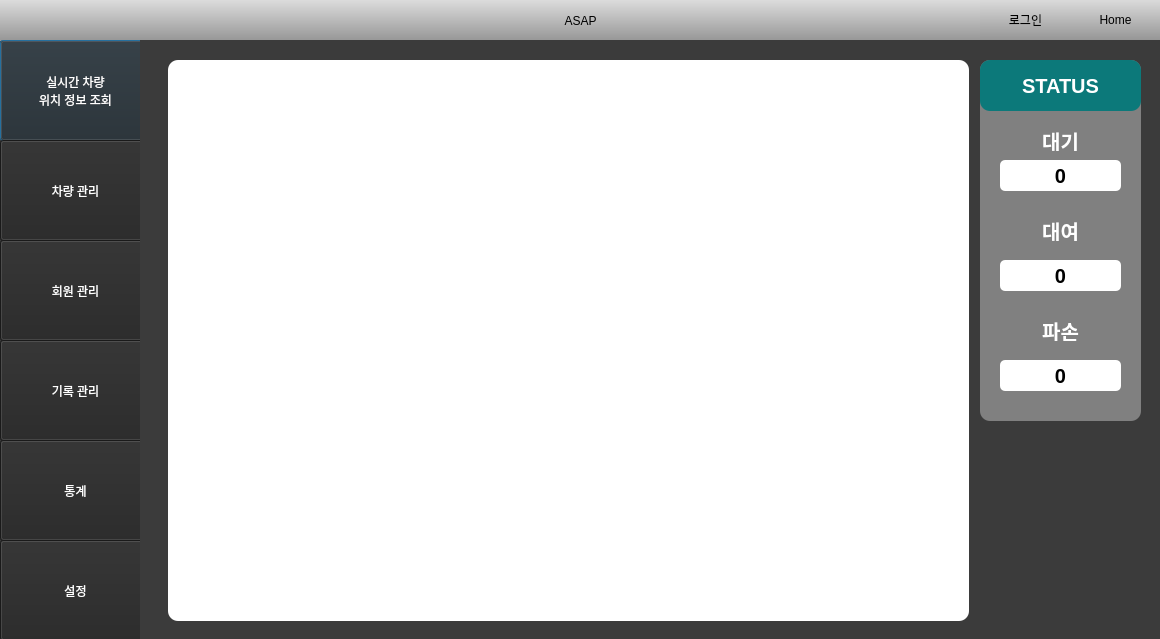
<?xml version="1.0" encoding="UTF-8"?>
<ui version="4.0">
 <class>car_select_info_type3</class>
 <widget class="QDialog" name="car_select_info_type3">
  <property name="geometry">
   <rect>
    <x>0</x>
    <y>0</y>
    <width>1160</width>
    <height>639</height>
   </rect>
  </property>
  <property name="windowTitle">
   <string>Dialog</string>
  </property>
  <widget class="QLabel" name="Background">
   <property name="geometry">
    <rect>
     <x>0</x>
     <y>0</y>
     <width>1161</width>
     <height>641</height>
    </rect>
   </property>
   <property name="styleSheet">
    <string notr="true">background-color: rgb(59, 59, 59);</string>
   </property>
   <property name="text">
    <string/>
   </property>
  </widget>
  <widget class="QPushButton" name="RT_loc_info">
   <property name="geometry">
    <rect>
     <x>0</x>
     <y>40</y>
     <width>151</width>
     <height>101</height>
    </rect>
   </property>
   <property name="styleSheet">
    <string notr="true">background-color: rgb(37, 37, 37);
color: rgb(255, 255, 255);
font: bold 14pt &quot;Ubuntu&quot;;</string>
   </property>
   <property name="text">
    <string>실시간 차량
위치 정보 조회</string>
   </property>
  </widget>
  <widget class="QPushButton" name="Manage_car">
   <property name="geometry">
    <rect>
     <x>0</x>
     <y>140</y>
     <width>151</width>
     <height>101</height>
    </rect>
   </property>
   <property name="styleSheet">
    <string notr="true">background-color: rgb(37, 37, 37);
color: rgb(255, 255, 255);
font: bold 14pt &quot;Ubuntu&quot;;</string>
   </property>
   <property name="text">
    <string>차량 관리</string>
   </property>
  </widget>
  <widget class="QPushButton" name="Manage_member">
   <property name="geometry">
    <rect>
     <x>0</x>
     <y>240</y>
     <width>151</width>
     <height>101</height>
    </rect>
   </property>
   <property name="styleSheet">
    <string notr="true">background-color: rgb(37, 37, 37);
color: rgb(255, 255, 255);
font: bold 14pt &quot;Ubuntu&quot;;</string>
   </property>
   <property name="text">
    <string>회원 관리</string>
   </property>
  </widget>
  <widget class="QPushButton" name="Manage_Log">
   <property name="geometry">
    <rect>
     <x>0</x>
     <y>340</y>
     <width>151</width>
     <height>101</height>
    </rect>
   </property>
   <property name="styleSheet">
    <string notr="true">background-color: rgb(37, 37, 37);
color: rgb(255, 255, 255);
font: bold 14pt &quot;Ubuntu&quot;;</string>
   </property>
   <property name="text">
    <string>기록 관리</string>
   </property>
  </widget>
  <widget class="QPushButton" name="Static">
   <property name="geometry">
    <rect>
     <x>0</x>
     <y>440</y>
     <width>151</width>
     <height>101</height>
    </rect>
   </property>
   <property name="styleSheet">
    <string notr="true">background-color: rgb(37, 37, 37);
color: rgb(255, 255, 255);
font: bold 14pt &quot;Ubuntu&quot;;</string>
   </property>
   <property name="text">
    <string>통계</string>
   </property>
  </widget>
  <widget class="QPushButton" name="Setting">
   <property name="geometry">
    <rect>
     <x>0</x>
     <y>540</y>
     <width>151</width>
     <height>101</height>
    </rect>
   </property>
   <property name="styleSheet">
    <string notr="true">background-color: rgb(37, 37, 37);
color: rgb(255, 255, 255);
font: bold 14pt &quot;Ubuntu&quot;;</string>
   </property>
   <property name="text">
    <string>설정</string>
   </property>
  </widget>
  <widget class="QLabel" name="label">
   <property name="geometry">
    <rect>
     <x>0</x>
     <y>0</y>
     <width>1161</width>
     <height>41</height>
    </rect>
   </property>
   <property name="styleSheet">
    <string notr="true">background-color: qlineargradient(spread:pad, x1:0, y1:1, x2:0, y2:0, stop:0 rgba(150, 150, 150, 255), stop:1 rgba(220, 220, 220, 255));
font: Bold 14pt &quot;Ubuntu&quot;;</string>
   </property>
   <property name="text">
    <string>ASAP</string>
   </property>
   <property name="alignment">
    <set>Qt::AlignCenter</set>
   </property>
  </widget>
  <widget class="QLabel" name="init_logo">
   <property name="geometry">
    <rect>
     <x>120</x>
     <y>40</y>
     <width>1041</width>
     <height>601</height>
    </rect>
   </property>
   <property name="text">
    <string/>
   </property>
   <property name="pixmap">
    <pixmap>../../../../../../../../../../../../.designer/backup/Image/ASAP_LOGO_long.jpg</pixmap>
   </property>
   <property name="scaledContents">
    <bool>true</bool>
   </property>
  </widget>
  <widget class="QLineEdit" name="login_inid">
   <property name="geometry">
    <rect>
     <x>560</x>
     <y>290</y>
     <width>181</width>
     <height>31</height>
    </rect>
   </property>
  </widget>
  <widget class="QLineEdit" name="login_inpw">
   <property name="geometry">
    <rect>
     <x>560</x>
     <y>330</y>
     <width>181</width>
     <height>31</height>
    </rect>
   </property>
   <property name="text">
    <string/>
   </property>
  </widget>
  <widget class="QPushButton" name="login_enter">
   <property name="geometry">
    <rect>
     <x>750</x>
     <y>290</y>
     <width>71</width>
     <height>71</height>
    </rect>
   </property>
   <property name="styleSheet">
    <string notr="true">background-color: rgb(154, 153, 150);</string>
   </property>
   <property name="text">
    <string>Enter</string>
   </property>
  </widget>
  <widget class="QLabel" name="login_bg">
   <property name="geometry">
    <rect>
     <x>150</x>
     <y>40</y>
     <width>1011</width>
     <height>601</height>
    </rect>
   </property>
   <property name="styleSheet">
    <string notr="true">background-color: rgb(59, 59, 59);</string>
   </property>
   <property name="text">
    <string/>
   </property>
  </widget>
  <widget class="QLabel" name="login_id">
   <property name="geometry">
    <rect>
     <x>456</x>
     <y>286</y>
     <width>91</width>
     <height>41</height>
    </rect>
   </property>
   <property name="styleSheet">
    <string notr="true">font: Bold 14pt &quot;Ubuntu&quot;;
color: rgb(255, 255, 255);</string>
   </property>
   <property name="text">
    <string>아이디</string>
   </property>
   <property name="alignment">
    <set>Qt::AlignRight|Qt::AlignTrailing|Qt::AlignVCenter</set>
   </property>
  </widget>
  <widget class="QLabel" name="login_pw">
   <property name="geometry">
    <rect>
     <x>456</x>
     <y>320</y>
     <width>91</width>
     <height>41</height>
    </rect>
   </property>
   <property name="styleSheet">
    <string notr="true">font: Bold 14pt &quot;Ubuntu&quot;;
color: rgb(255, 255, 255);</string>
   </property>
   <property name="text">
    <string>비밀번호</string>
   </property>
   <property name="alignment">
    <set>Qt::AlignRight|Qt::AlignTrailing|Qt::AlignVCenter</set>
   </property>
  </widget>
  <widget class="QPushButton" name="btn_home">
   <property name="geometry">
    <rect>
     <x>1070</x>
     <y>-1</y>
     <width>91</width>
     <height>41</height>
    </rect>
   </property>
   <property name="styleSheet">
    <string notr="true">background-color: qlineargradient(spread:pad, x1:0, y1:1, x2:0, y2:0, stop:0 rgba(150, 150, 150, 255), stop:1 rgba(220, 220, 220, 255));
font: 13pt &quot;Ubuntu&quot;;
 border : 0px solid </string>
   </property>
   <property name="text">
    <string>Home</string>
   </property>
  </widget>
  <widget class="QPushButton" name="init_login">
   <property name="geometry">
    <rect>
     <x>980</x>
     <y>-1</y>
     <width>91</width>
     <height>41</height>
    </rect>
   </property>
   <property name="styleSheet">
    <string notr="true">background-color: qlineargradient(spread:pad, x1:0, y1:1, x2:0, y2:0, stop:0 rgba(150, 150, 150, 255), stop:1 rgba(220, 220, 220, 255));
font: 13pt &quot;Ubuntu&quot;;
 border : 0px solid </string>
   </property>
   <property name="text">
    <string>로그인</string>
   </property>
  </widget>
  <widget class="QPushButton" name="init_logout">
   <property name="geometry">
    <rect>
     <x>980</x>
     <y>-1</y>
     <width>91</width>
     <height>41</height>
    </rect>
   </property>
   <property name="styleSheet">
    <string notr="true">background-color: qlineargradient(spread:pad, x1:0, y1:1, x2:0, y2:0, stop:0 rgba(150, 150, 150, 255), stop:1 rgba(220, 220, 220, 255));
font: 13pt &quot;Ubuntu&quot;;
 border : 0px solid </string>
   </property>
   <property name="text">
    <string>로그아웃</string>
   </property>
  </widget>
  <widget class="QLineEdit" name="car_searchbar_bg">
   <property name="geometry">
    <rect>
     <x>280</x>
     <y>70</y>
     <width>231</width>
     <height>41</height>
    </rect>
   </property>
   <property name="cursor">
    <cursorShape>ArrowCursor</cursorShape>
   </property>
   <property name="styleSheet">
    <string notr="true">border-radius: 5px;
border: 1px solid black;
font-size: 13px;</string>
   </property>
   <property name="text">
    <string/>
   </property>
   <property name="readOnly">
    <bool>true</bool>
   </property>
  </widget>
  <widget class="QLabel" name="car_bg">
   <property name="geometry">
    <rect>
     <x>150</x>
     <y>40</y>
     <width>1011</width>
     <height>601</height>
    </rect>
   </property>
   <property name="styleSheet">
    <string notr="true">background-color: rgb(59, 59, 59);</string>
   </property>
   <property name="text">
    <string/>
   </property>
   <property name="alignment">
    <set>Qt::AlignCenter</set>
   </property>
  </widget>
  <widget class="QScrollArea" name="car_widget">
   <property name="geometry">
    <rect>
     <x>180</x>
     <y>140</y>
     <width>951</width>
     <height>481</height>
    </rect>
   </property>
   <property name="widgetResizable">
    <bool>true</bool>
   </property>
   <widget class="QWidget" name="scrollAreaWidgetContents">
    <property name="geometry">
     <rect>
      <x>0</x>
      <y>0</y>
      <width>949</width>
      <height>479</height>
     </rect>
    </property>
    <layout class="QGridLayout" name="gridLayout_4">
     <item row="0" column="0">
      <layout class="QGridLayout" name="car_scrollArea">
       <property name="leftMargin">
        <number>2</number>
       </property>
       <item row="0" column="0">
        <widget class="QWidget" name="widget" native="true"/>
       </item>
      </layout>
     </item>
    </layout>
   </widget>
  </widget>
  <widget class="QPushButton" name="car_show">
   <property name="geometry">
    <rect>
     <x>520</x>
     <y>70</y>
     <width>71</width>
     <height>41</height>
    </rect>
   </property>
   <property name="autoFillBackground">
    <bool>true</bool>
   </property>
   <property name="styleSheet">
    <string notr="true">font: Bold 12pt &quot;Ubuntu&quot;;
</string>
   </property>
   <property name="text">
    <string>조회</string>
   </property>
  </widget>
  <widget class="QLineEdit" name="car_searchbar">
   <property name="geometry">
    <rect>
     <x>290</x>
     <y>75</y>
     <width>211</width>
     <height>31</height>
    </rect>
   </property>
   <property name="styleSheet">
    <string notr="true">border-radius: 5px;
border: 0px solid black;
font-size: 15px;</string>
   </property>
   <property name="text">
    <string/>
   </property>
  </widget>
  <widget class="QPushButton" name="car_register">
   <property name="geometry">
    <rect>
     <x>600</x>
     <y>70</y>
     <width>121</width>
     <height>41</height>
    </rect>
   </property>
   <property name="autoFillBackground">
    <bool>true</bool>
   </property>
   <property name="styleSheet">
    <string notr="true">font: Bold 12pt &quot;Ubuntu&quot;;
</string>
   </property>
   <property name="text">
    <string>신규 차량 등록</string>
   </property>
  </widget>
  <widget class="QPushButton" name="car_remove">
   <property name="geometry">
    <rect>
     <x>730</x>
     <y>70</y>
     <width>91</width>
     <height>41</height>
    </rect>
   </property>
   <property name="autoFillBackground">
    <bool>true</bool>
   </property>
   <property name="styleSheet">
    <string notr="true">font: Bold 12pt &quot;Ubuntu&quot;;
</string>
   </property>
   <property name="text">
    <string>차량 삭제</string>
   </property>
  </widget>
  <widget class="QLineEdit" name="car_delete_number">
   <property name="geometry">
    <rect>
     <x>830</x>
     <y>70</y>
     <width>171</width>
     <height>41</height>
    </rect>
   </property>
   <property name="cursor">
    <cursorShape>ArrowCursor</cursorShape>
   </property>
   <property name="styleSheet">
    <string notr="true">border-radius: 5px;
border: 1px solid black;
font-size: 13px;</string>
   </property>
   <property name="text">
    <string/>
   </property>
   <property name="readOnly">
    <bool>true</bool>
   </property>
  </widget>
  <widget class="QPushButton" name="car_delete">
   <property name="geometry">
    <rect>
     <x>730</x>
     <y>70</y>
     <width>91</width>
     <height>41</height>
    </rect>
   </property>
   <property name="autoFillBackground">
    <bool>true</bool>
   </property>
   <property name="styleSheet">
    <string notr="true">font: Bold 12pt &quot;Ubuntu&quot;;
</string>
   </property>
   <property name="text">
    <string>삭제</string>
   </property>
  </widget>
  <widget class="QPushButton" name="car_back">
   <property name="geometry">
    <rect>
     <x>1010</x>
     <y>70</y>
     <width>121</width>
     <height>41</height>
    </rect>
   </property>
   <property name="autoFillBackground">
    <bool>true</bool>
   </property>
   <property name="styleSheet">
    <string notr="true">font: Bold 12pt &quot;Ubuntu&quot;;
</string>
   </property>
   <property name="text">
    <string>뒤로가기</string>
   </property>
  </widget>
  <widget class="QComboBox" name="car_select_info_type">
   <property name="geometry">
    <rect>
     <x>178</x>
     <y>70</y>
     <width>91</width>
     <height>41</height>
    </rect>
   </property>
   <property name="styleSheet">
    <string notr="true">font: Bold 12pt &quot;Ubuntu&quot;;
</string>
   </property>
  </widget>
  <widget class="QLabel" name="member_bg">
   <property name="geometry">
    <rect>
     <x>140</x>
     <y>40</y>
     <width>1021</width>
     <height>601</height>
    </rect>
   </property>
   <property name="styleSheet">
    <string notr="true">background-color: rgb(59, 59, 59);</string>
   </property>
   <property name="text">
    <string/>
   </property>
   <property name="alignment">
    <set>Qt::AlignCenter</set>
   </property>
  </widget>
  <widget class="QTableView" name="member_widget">
   <property name="geometry">
    <rect>
     <x>180</x>
     <y>140</y>
     <width>951</width>
     <height>481</height>
    </rect>
   </property>
  </widget>
  <widget class="QLineEdit" name="member_searchbar_bg">
   <property name="geometry">
    <rect>
     <x>240</x>
     <y>70</y>
     <width>231</width>
     <height>41</height>
    </rect>
   </property>
   <property name="cursor">
    <cursorShape>ArrowCursor</cursorShape>
   </property>
   <property name="styleSheet">
    <string notr="true">border-radius: 5px;
border: 1px solid black;
font-size: 13px;</string>
   </property>
   <property name="text">
    <string/>
   </property>
   <property name="readOnly">
    <bool>true</bool>
   </property>
  </widget>
  <widget class="QLineEdit" name="member_searchbar">
   <property name="geometry">
    <rect>
     <x>250</x>
     <y>76</y>
     <width>211</width>
     <height>31</height>
    </rect>
   </property>
   <property name="styleSheet">
    <string notr="true">border-radius: 5px;
border: 0px solid black;
font-size: 15px;</string>
   </property>
   <property name="text">
    <string/>
   </property>
  </widget>
  <widget class="QPushButton" name="member_register">
   <property name="geometry">
    <rect>
     <x>920</x>
     <y>70</y>
     <width>101</width>
     <height>41</height>
    </rect>
   </property>
   <property name="autoFillBackground">
    <bool>true</bool>
   </property>
   <property name="styleSheet">
    <string notr="true">font: Bold 12pt &quot;Ubuntu&quot;;
</string>
   </property>
   <property name="text">
    <string>회원 등록</string>
   </property>
  </widget>
  <widget class="QPushButton" name="member_remove">
   <property name="geometry">
    <rect>
     <x>1030</x>
     <y>70</y>
     <width>101</width>
     <height>41</height>
    </rect>
   </property>
   <property name="autoFillBackground">
    <bool>true</bool>
   </property>
   <property name="styleSheet">
    <string notr="true">font: Bold 12pt &quot;Ubuntu&quot;;
</string>
   </property>
   <property name="text">
    <string>회원 삭제</string>
   </property>
  </widget>
  <widget class="QLineEdit" name="member_search">
   <property name="geometry">
    <rect>
     <x>180</x>
     <y>70</y>
     <width>61</width>
     <height>41</height>
    </rect>
   </property>
   <property name="styleSheet">
    <string notr="true">font: Bold 15pt &quot;Ubuntu&quot;;
color: white;
background-color: rgba(0,0,0,0);</string>
   </property>
   <property name="text">
    <string>검색 : </string>
   </property>
   <property name="alignment">
    <set>Qt::AlignRight|Qt::AlignTrailing|Qt::AlignVCenter</set>
   </property>
   <property name="readOnly">
    <bool>true</bool>
   </property>
  </widget>
  <widget class="QWidget" name="map_widget" native="true">
   <property name="geometry">
    <rect>
     <x>140</x>
     <y>40</y>
     <width>1021</width>
     <height>601</height>
    </rect>
   </property>
   <widget class="QLabel" name="map_label_4">
    <property name="geometry">
     <rect>
      <x>860</x>
      <y>280</y>
      <width>121</width>
      <height>21</height>
     </rect>
    </property>
    <property name="styleSheet">
     <string notr="true">font: bold 20px; color: white;</string>
    </property>
    <property name="text">
     <string>파손</string>
    </property>
    <property name="alignment">
     <set>Qt::AlignCenter</set>
    </property>
   </widget>
   <widget class="QLabel" name="map_bg">
    <property name="geometry">
     <rect>
      <x>0</x>
      <y>0</y>
      <width>1021</width>
      <height>601</height>
     </rect>
    </property>
    <property name="styleSheet">
     <string notr="true">background-color: rgb(59, 59, 59);</string>
    </property>
    <property name="text">
     <string/>
    </property>
    <property name="alignment">
     <set>Qt::AlignCenter</set>
    </property>
   </widget>
   <widget class="QLabel" name="map_stay">
    <property name="geometry">
     <rect>
      <x>860</x>
      <y>120</y>
      <width>121</width>
      <height>31</height>
     </rect>
    </property>
    <property name="styleSheet">
     <string notr="true">font: bold 20px; background-color: white;  border-radius:5px;</string>
    </property>
    <property name="text">
     <string>0</string>
    </property>
    <property name="alignment">
     <set>Qt::AlignCenter</set>
    </property>
   </widget>
   <widget class="QLabel" name="map_frame">
    <property name="geometry">
     <rect>
      <x>28</x>
      <y>20</y>
      <width>801</width>
      <height>561</height>
     </rect>
    </property>
    <property name="styleSheet">
     <string notr="true">border-radius: 10px;
border: 0px solid ;
font-size: 13px; background-color: white;</string>
    </property>
    <property name="text">
     <string/>
    </property>
    <property name="pixmap">
     <pixmap>../../../../../.designer/Image/map.jpg</pixmap>
    </property>
    <property name="scaledContents">
     <bool>true</bool>
    </property>
   </widget>
   <widget class="QLabel" name="map_label_3">
    <property name="geometry">
     <rect>
      <x>860</x>
      <y>180</y>
      <width>121</width>
      <height>21</height>
     </rect>
    </property>
    <property name="styleSheet">
     <string notr="true">font: bold 20px; color: white;</string>
    </property>
    <property name="text">
     <string>대여</string>
    </property>
    <property name="alignment">
     <set>Qt::AlignCenter</set>
    </property>
   </widget>
   <widget class="QLabel" name="map_label_1">
    <property name="geometry">
     <rect>
      <x>860</x>
      <y>90</y>
      <width>121</width>
      <height>21</height>
     </rect>
    </property>
    <property name="styleSheet">
     <string notr="true">font: bold 20px; color: white;</string>
    </property>
    <property name="text">
     <string>대기</string>
    </property>
    <property name="alignment">
     <set>Qt::AlignCenter</set>
    </property>
   </widget>
   <widget class="QLabel" name="map_destroid">
    <property name="geometry">
     <rect>
      <x>860</x>
      <y>320</y>
      <width>121</width>
      <height>31</height>
     </rect>
    </property>
    <property name="styleSheet">
     <string notr="true">font: bold 20px; background-color: white;  border-radius:5px;</string>
    </property>
    <property name="text">
     <string>0</string>
    </property>
    <property name="alignment">
     <set>Qt::AlignCenter</set>
    </property>
   </widget>
   <widget class="QLabel" name="map_rent">
    <property name="geometry">
     <rect>
      <x>860</x>
      <y>220</y>
      <width>121</width>
      <height>31</height>
     </rect>
    </property>
    <property name="styleSheet">
     <string notr="true">font: bold 20px; background-color: white;  border-radius:5px;</string>
    </property>
    <property name="text">
     <string>0</string>
    </property>
    <property name="alignment">
     <set>Qt::AlignCenter</set>
    </property>
   </widget>
   <widget class="QLabel" name="map_info">
    <property name="geometry">
     <rect>
      <x>840</x>
      <y>20</y>
      <width>161</width>
      <height>361</height>
     </rect>
    </property>
    <property name="styleSheet">
     <string notr="true">border-radius: 10px;
border: 0px solid ;
font-size: 13px; background-color: gray;</string>
    </property>
    <property name="text">
     <string/>
    </property>
   </widget>
   <widget class="QLabel" name="map_info_2">
    <property name="geometry">
     <rect>
      <x>840</x>
      <y>20</y>
      <width>161</width>
      <height>51</height>
     </rect>
    </property>
    <property name="styleSheet">
     <string notr="true">border-radius: 10px;
font: bold 20px; color: white;
background-color: rgb(12, 121, 122);</string>
    </property>
    <property name="text">
     <string>STATUS</string>
    </property>
    <property name="alignment">
     <set>Qt::AlignCenter</set>
    </property>
   </widget>
   <zorder>map_bg</zorder>
   <zorder>map_frame</zorder>
   <zorder>map_info</zorder>
   <zorder>map_label_4</zorder>
   <zorder>map_destroid</zorder>
   <zorder>map_label_3</zorder>
   <zorder>map_rent</zorder>
   <zorder>map_label_1</zorder>
   <zorder>map_stay</zorder>
   <zorder>map_info_2</zorder>
  </widget>
  <widget class="QComboBox" name="member_select_type">
   <property name="geometry">
    <rect>
     <x>480</x>
     <y>70</y>
     <width>171</width>
     <height>41</height>
    </rect>
   </property>
   <property name="styleSheet">
    <string notr="true">font: Bold 12pt &quot;Ubuntu&quot;;
</string>
   </property>
  </widget>
  <zorder>Background</zorder>
  <zorder>label</zorder>
  <zorder>init_logo</zorder>
  <zorder>login_bg</zorder>
  <zorder>login_inid</zorder>
  <zorder>login_inpw</zorder>
  <zorder>login_enter</zorder>
  <zorder>login_id</zorder>
  <zorder>login_pw</zorder>
  <zorder>btn_home</zorder>
  <zorder>init_logout</zorder>
  <zorder>init_login</zorder>
  <zorder>car_bg</zorder>
  <zorder>car_searchbar_bg</zorder>
  <zorder>car_widget</zorder>
  <zorder>car_show</zorder>
  <zorder>car_searchbar</zorder>
  <zorder>car_register</zorder>
  <zorder>car_remove</zorder>
  <zorder>car_delete_number</zorder>
  <zorder>car_delete</zorder>
  <zorder>car_back</zorder>
  <zorder>car_select_info_type</zorder>
  <zorder>RT_loc_info</zorder>
  <zorder>Setting</zorder>
  <zorder>Static</zorder>
  <zorder>Manage_member</zorder>
  <zorder>Manage_Log</zorder>
  <zorder>Manage_car</zorder>
  <zorder>member_bg</zorder>
  <zorder>member_register</zorder>
  <zorder>member_remove</zorder>
  <zorder>member_widget</zorder>
  <zorder>member_search</zorder>
  <zorder>member_searchbar_bg</zorder>
  <zorder>member_select_type</zorder>
  <zorder>member_searchbar</zorder>
  <zorder>map_widget</zorder>
 </widget>
 <resources/>
 <connections/>
</ui>
